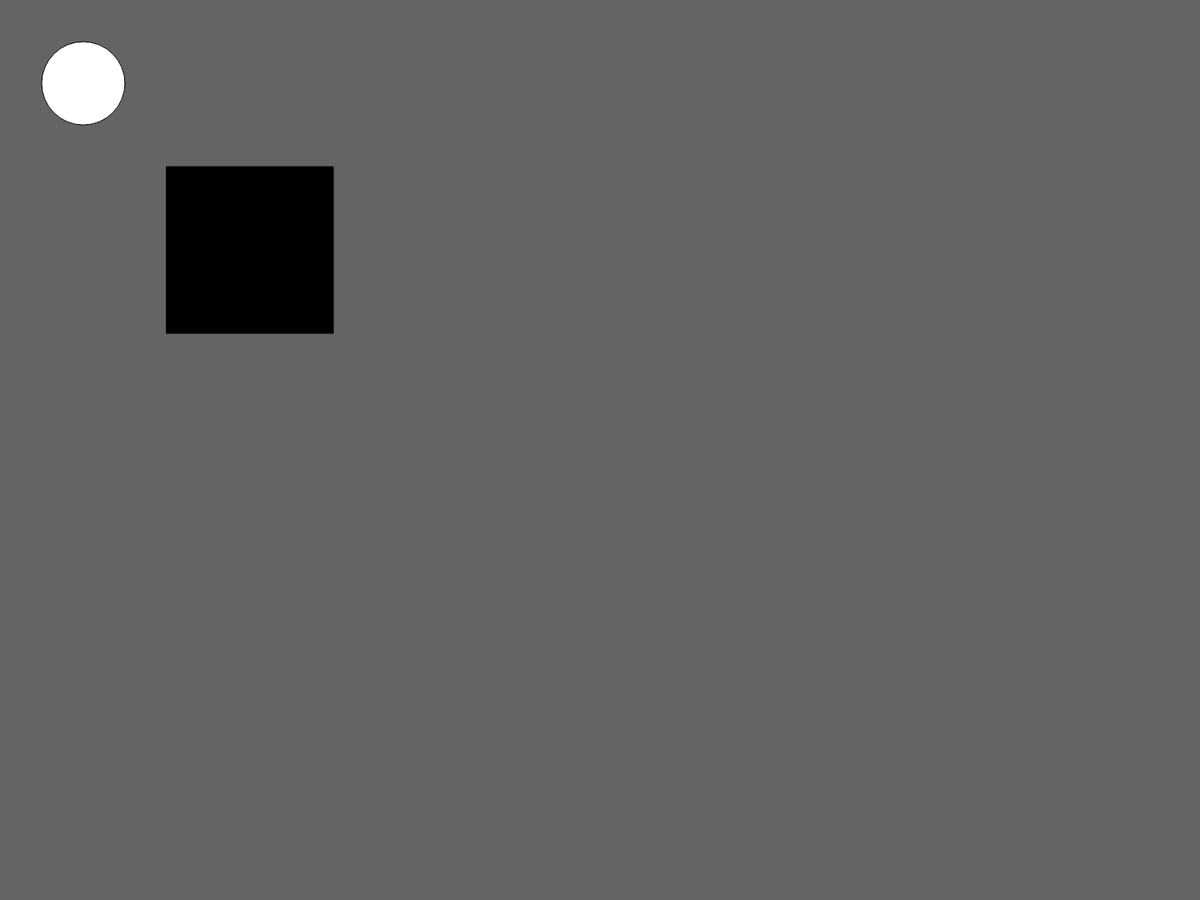
Frame 1 (no input)
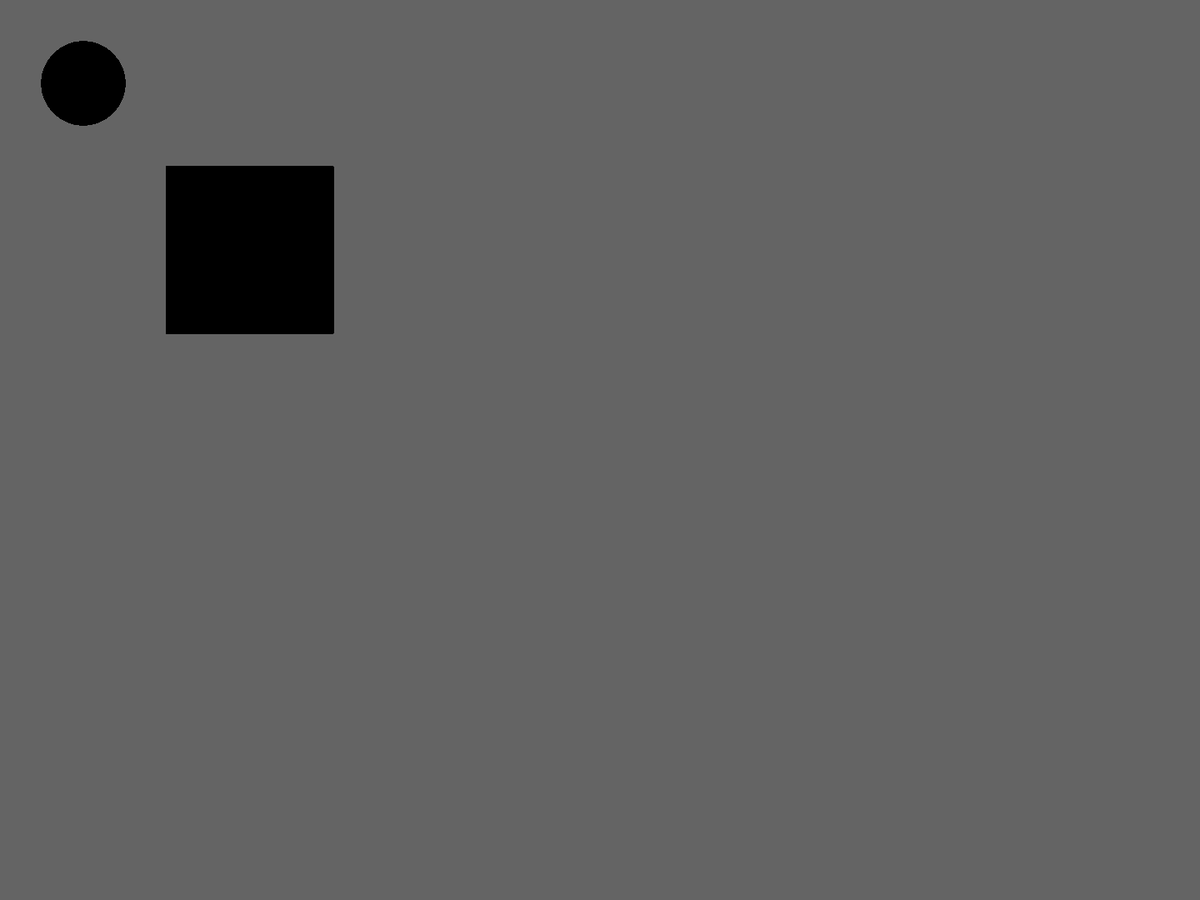
Frame 60 (no input)
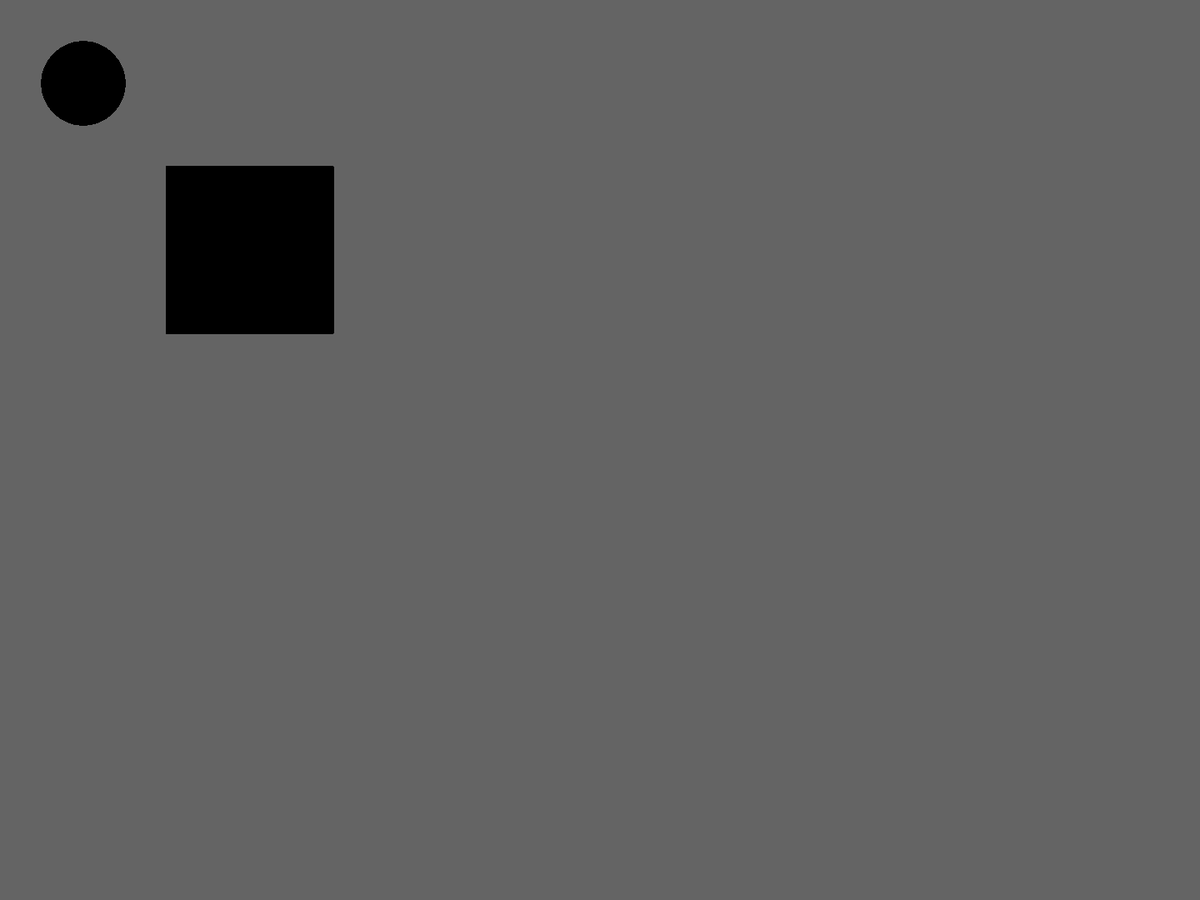
Frame 120 (the mouse pressed at the canvas centre since frame 60)

The p5.js sketch that drew these frames (run headless with seeded random() and noise() and a simulated clock; from frame 60 on, the mouse is pressed at the canvas centre):

// p5.js sketch
// ── sketch.js
function setup() {
  createCanvas(1440,1080)
  background(100)
  //creates a grey canvas that is 1440x1080 pixles
}

function draw() {
  ellipse(100,100,100,100)//creates a black ellipse at coordinates (100,100) with width of 100 and hieght of 100
  fill(0) //changes the fill of each shape to black
  rect(200,200,200,200)//creates a black rectangle at coordinates (200,200) with width of 200 and hieght of 200
  
}
